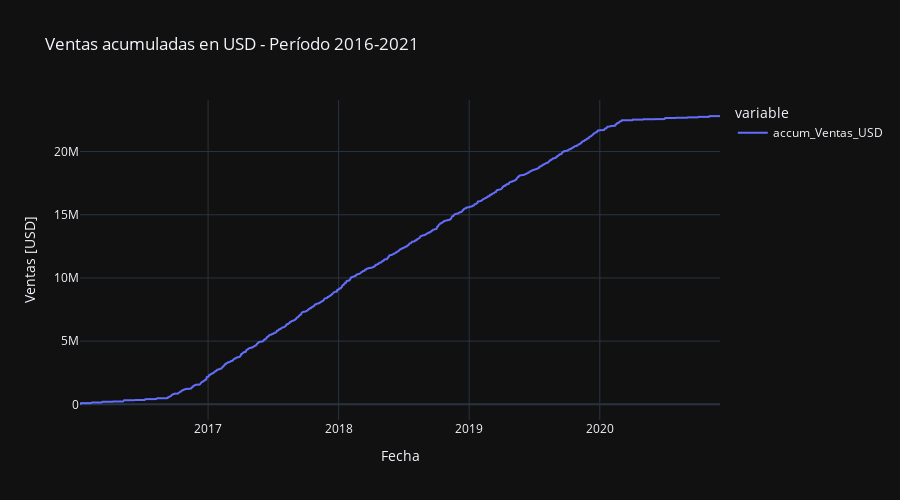
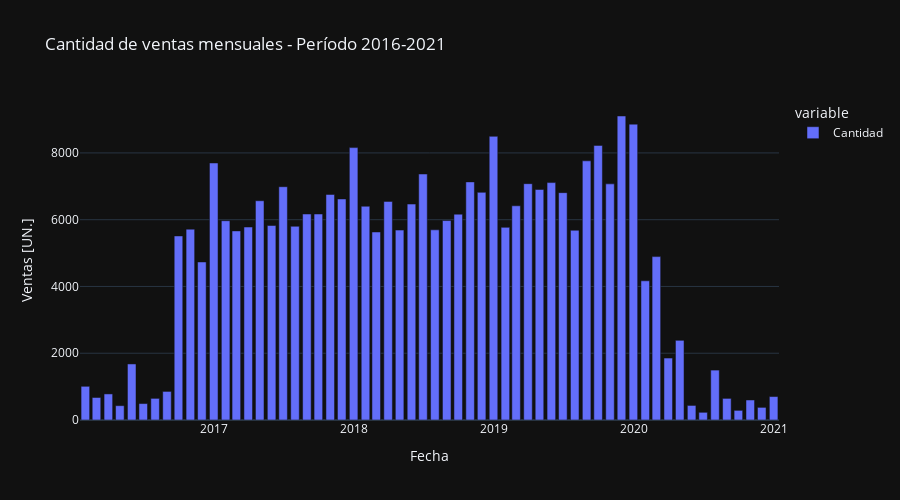

The notebook cell these images were saved under, in order:
### Code cell
processor_1 = cargar_objeto("obj_1_intro_1.pickle")
plotter_1 = GraphUploader(processor=processor_1)
plotter_1.set_figure(figure="accum_Ventas_USD").show()
plotter_1.set_figure(figure="Cantidad").show()

### Figure 1 — Plotly figure (JSON) as saved in the notebook; plotly's stock layout.template omitted (floating-point values rounded to 4 significant figures; data arrays with more than 128 entries replaced by an {"elided": "..."} marker saying what was removed)
{"data": [{"hovertemplate": "variable=accum_Ventas_USD<br>Fecha=%{x}<br>Ventas [USD]=%{y}<extra></extra>", "legendgroup": "accum_Ventas_USD", "line": {"color": "#636efa", "dash": "solid"}, "marker": {"symbol": "circle"}, "mode": "lines", "name": "accum_Ventas_USD", "showlegend": true, "type": "scattergl", "x": {"elided": "1790 str values"}, "xaxis": "x", "y": {"elided": "1790 float values"}, "yaxis": "y"}], "layout": {"height": 500, "legend": {"title": {"text": "variable"}, "tracegroupgap": 0}, "title": {"text": "Ventas acumuladas en USD - Período 2016-2021"}, "width": 900, "xaxis": {"anchor": "y", "domain": [0, 1], "title": {"text": "Fecha"}}, "yaxis": {"anchor": "x", "domain": [0, 1], "title": {"text": "Ventas [USD]"}}}}

### Figure 2 — Plotly figure (JSON) as saved in the notebook; plotly's stock layout.template omitted (floating-point values rounded to 4 significant figures)
{"data": [{"alignmentgroup": "True", "hovertemplate": "variable=Cantidad<br>Fecha=%{x}<br>Ventas [UN.]=%{y}<extra></extra>", "legendgroup": "Cantidad", "marker": {"color": "#636efa", "pattern": {"shape": ""}}, "name": "Cantidad", "offsetgroup": "Cantidad", "orientation": "v", "showlegend": true, "textposition": "auto", "type": "bar", "x": ["2016-01-31T00:00:00", "2016-02-29T00:00:00", "2016-03-31T00:00:00", "2016-04-30T00:00:00", "2016-05-31T00:00:00", "2016-06-30T00:00:00", "2016-07-31T00:00:00", "2016-08-31T00:00:00", "2016-09-30T00:00:00", "2016-10-31T00:00:00", "2016-11-30T00:00:00", "2016-12-31T00:00:00", "2017-01-31T00:00:00", "2017-02-28T00:00:00", "2017-03-31T00:00:00", "2017-04-30T00:00:00", "2017-05-31T00:00:00", "2017-06-30T00:00:00", "2017-07-31T00:00:00", "2017-08-31T00:00:00", "2017-09-30T00:00:00", "2017-10-31T00:00:00", "2017-11-30T00:00:00", "2017-12-31T00:00:00", "2018-01-31T00:00:00", "2018-02-28T00:00:00", "2018-03-31T00:00:00", "2018-04-30T00:00:00", "2018-05-31T00:00:00", "2018-06-30T00:00:00", "2018-07-31T00:00:00", "2018-08-31T00:00:00", "2018-09-30T00:00:00", "2018-10-31T00:00:00", "2018-11-30T00:00:00", "2018-12-31T00:00:00", "2019-01-31T00:00:00", "2019-02-28T00:00:00", "2019-03-31T00:00:00", "2019-04-30T00:00:00", "2019-05-31T00:00:00", "2019-06-30T00:00:00", "2019-07-31T00:00:00", "2019-08-31T00:00:00", "2019-09-30T00:00:00", "2019-10-31T00:00:00", "2019-11-30T00:00:00", "2019-12-31T00:00:00", "2020-01-31T00:00:00", "2020-02-29T00:00:00", "2020-03-31T00:00:00", "2020-04-30T00:00:00", "2020-05-31T00:00:00", "2020-06-30T00:00:00", "2020-07-31T00:00:00", "2020-08-31T00:00:00", "2020-09-30T00:00:00", "2020-10-31T00:00:00", "2020-11-30T00:00:00", "2020-12-31T00:00:00"], "xaxis": "x", "y": [1009, 674, 781, 429, 1679, 492, 648, 856, 5513, 5716, 4734, 7699, 5969, 5664, 5780, 6567, 5825, 6988, 5802, 6170, 6170, 6756, 6621, 8159, 6403, 5632, 6548, 5689, 6468, 7368, 5696, 5974, 6165, 7132, 6819, 8497, 5770, 6416, 7079, 6905, 7111, 6810, 5684, 7763, 8225, 7073, 9106, 8862, 4169, 4894, 1856, 2387, 436, 230, 1495, 647, 289, 599, 378, 702], "yaxis": "y"}], "layout": {"barmode": "relative", "height": 500, "legend": {"title": {"text": "variable"}, "tracegroupgap": 0}, "title": {"text": "Cantidad de ventas mensuales - Período 2016-2021"}, "width": 900, "xaxis": {"anchor": "y", "domain": [0, 1], "title": {"text": "Fecha"}}, "yaxis": {"anchor": "x", "domain": [0, 1], "title": {"text": "Ventas [UN.]"}}}}
